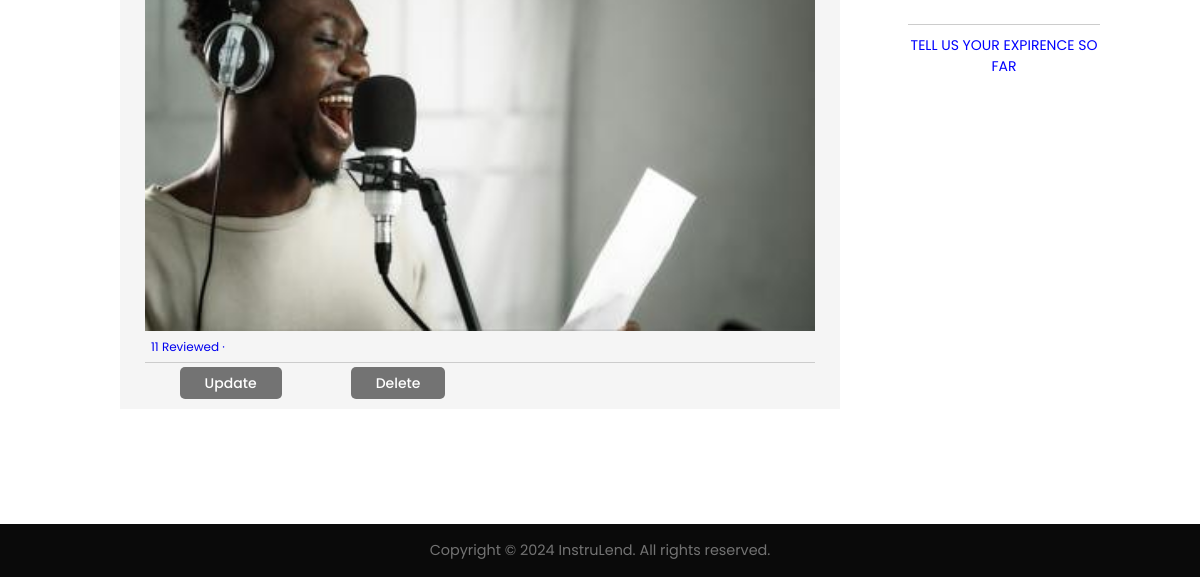
The app's page /home (signed in, lower part), older data.
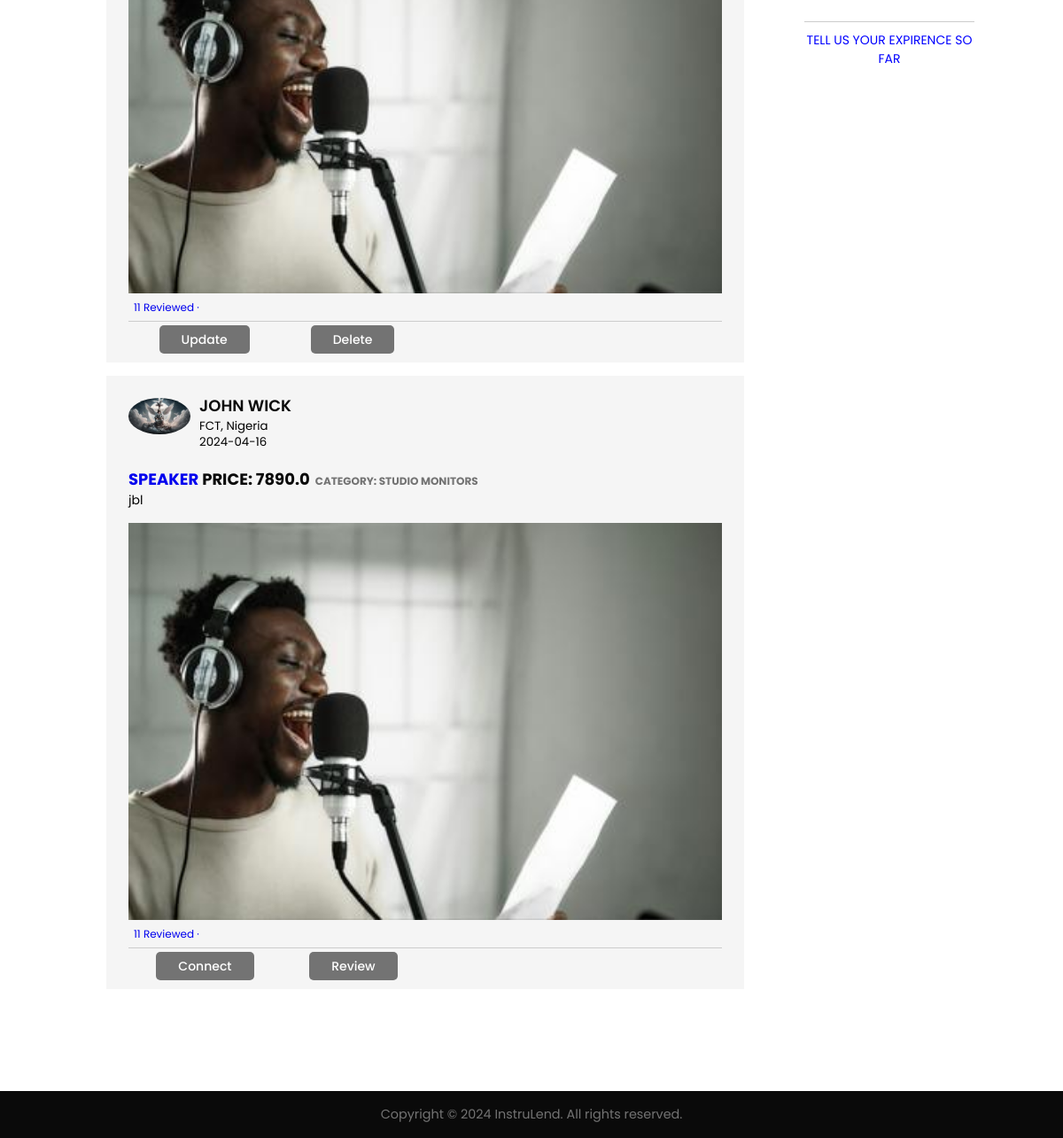
The same page, newer data.
### app/models.py (models this page shows, shortened)
class Post(db.Model):
    id = db.Column(db.Integer, primary_key=True)
    title = db.Column(db.String(50), nullable=False)
    description = db.Column(db.String(200), nullable=False)
    category = db.Column(db.String(100), nullable=False)
    price = db.Column(db.Float, nullable=False)
    city = db.Column(db.String(50), nullable=False)
    country = db.Column(db.String(10), nullable=False, default='Nigeria')
    date_posted = db.Column(db.DateTime, nullable=False, default=datetime.utcnow)
    image_file = db.Column(db.String(50), nullable=False)
    availability = db.Column(db.Boolean, nullable=False, default=True)
    user_id = db.Column(db.Integer, db.ForeignKey('user.id'), nullable=False)
    reviews = db.relationship('Review', backref='author2', lazy=True)
    rented = db.relationship('Agreement', backref='author5', lazy=True)

class User(db.Model, UserMixin):
    id = db.Column(db.Integer, primary_key=True)
    first_name = db.Column(db.String(100), nullable=False)
    last_name = db.Column(db.String(100), nullable=False)
    email = db.Column(db.String(255), unique=True, nullable=False)
    phone_number = db.Column(db.String(15), unique=True, nullable=False)
    city = db.Column(db.String(50))
    country = db.Column(db.String(10), nullable=False, default='Nigeria')
    password = db.Column(db.String(60), nullable=False)
    verification_number = db.Column(db.String(25), unique=True)
    verified_user = db.Column(db.Boolean, nullable=False, default=False)
    created_at = db.Column(db.DateTime, nullable=False, default=datetime.utcnow)
    image_file = db.Column(db.String(50), nullable=False, default='default.jpg')
    posts = db.relationship('Post', backref='author', lazy=True)
    reviews = db.relationship('Review', backref='author1', lazy=True)
    rented = db.relationship('Agreement', backref='author4', lazy=True)
    expirence = db.relationship('Expirence', backref='author6', lazy=True)
    chats_user1 = db.relationship('Chat', backref='user1', foreign_keys='Chat.user1_id', lazy=True)
    chats_user2 = db.relationship('Chat', backref='user2', foreign_keys='Chat.user2_id', lazy=True)
    message = db.relationship('Message', backref='author7', lazy=True)

### app/routes.py (the view)
@app.route("/home")
@login_required
def home():
    posts = Post.query.all()
    return render_template('home.html', posts=posts)

### app/models.py (called while the page is built)
@login_manager.user_loader
def load_user(user_id):
    return User.query.get(int(user_id))

### app/templates/home.html (shortened to what this page needs)
{% extends "base.html" %}
{% block content %}
  <div class="container-home">
    <div class="main-content">
      {% for post in posts %}
        <div class="post-container">
          <div class="post-author">
            <img src="{{ url_for('static', filename='images/profile_pic/' + post.author.image_file) }}" alt="">
            <div>
              <h1>{{ post.author.first_name }} {{ post.author.last_name }}</h1>
              <small>{{ post.city }}, {{ post.country }}</small>
              <small>{{ post.date_posted.strftime('%Y-%m-%d') }}</small>
            </div>
          </div>
          <h1><a href="{{ url_for('post', post_id=post.id) }}">{{ post.title }}</a>  Price: {{ post.price }}<span>category: {{ post.category }}</span></h1>
          <p>{{ post.description }}</p>
          <img src="{{ url_for('static', filename='images/post_pic/' + post.image_file) }}" width="100%">
          <div class="post-stats">
            <div>
              <span class="Reviewed"><a href="#">11 Reviewed &middot;</a></span>
            </div>
          </div>
          <div class="post-activity">
            {% if current_user.id != post.author.id %}
              <div><a href="{{ url_for('create_chat',  author_id=post.author.id) }}" id="chat-link-creator">Connect</a></div>
              <div><a href="#">Review</a></div>
            {% else %}
              <div><a href="#">Update</a></div>
              <div><a href="#">Delete</a></div>
            {% endif %}
          </div>
        </div>
      {% endfor %}
    </div>
    <div class="right-sidebar">
      <div class="review-us">
        <a href="{{ url_for('expirence') }}">Tell Us your Expirence so far</a>
      </div>
    </div>
  </div>
{% endblock %}

### app/templates/base.html (shortened to what this page needs)
<!DOCTYPE html>
<html lang="en">
  <head>
    <link rel="stylesheet" href="https://cdn.jsdelivr.net/npm/swiper@11/swiper-bundle.min.css"/>
    <link rel="stylesheet" href="https://cdnjs.cloudflare.com/ajax/libs/font-awesome/6.5.1/css/all.min.css" />
    <link href="https://cdn.jsdelivr.net/npm/remixicon@4.2.0/fonts/remixicon.css" rel="stylesheet"/>
    <link rel="stylesheet" href="https://cdnjs.cloudflare.com/ajax/libs/font-awesome/5.15.3/css/all.min.css">
    <link rel="stylesheet" href="https://pro.fontawesome.com/releases/v5.10.0/css/all.css">
    <link rel="stylesheet" href="{{ url_for('static', filename='css/index.css') }}">
    <link rel="stylesheet" href="{{ url_for('static', filename='css/styles.css') }}">
</head>
<body>
    <section>
      {% block content %}{% endblock %}
    </section>
    <footer class="footer">
      <div class="footer_bar">
          Copyright &copy; 2024 InstruLend. All rights reserved.
      </div>
  </footer>
</body>
</html>

### app/static/css/index.css (style rules this page uses)
:root { --text-dark: #0a0a0a; --text-light: #737373; --extra-light: #f5f5f5; --white: #ffffff; --max-width: 1200px; }
* { margin: 0; padding: 0; box-sizing: border-box; font-family: "Poppins", sans-serif; }
html, body { scroll-behavior: smooth; }
section { padding: 100px 120px; }
.footer { background-color: var(--text-dark); }
.footer_bar { padding: 1rem; font-size: 0.9rem; color: var(--text-light); text-align: center; }
.container-home { display: flex; flex-wrap: wrap; justify-content: space-between; }
.main-content { flex-basis: 75%; }
.right-sidebar { flex-basis: 20%; align-self: flex-start; position: sticky; top: 73px; }
.review-us { border-top: 1px solid #ccc; text-align: center; margin-top: 20px; margin-left: 20px; margin-right: -20px; }
.review-us a { color: blue; text-decoration: none; font-size: 14px; text-transform: uppercase; display: inline-block; margin: 10px 0; }
.post-container { background-color: #f5f5f5; padding: 20px 25px 5px; margin: 5px 0 15px; }
.post-author { display: flex; align-items: flex-start; margin-bottom: 20px; }
.post-author img { width: 70px; border-radius: 50%; margin-right: 10px; margin-top: 5px; }
.post-author h1 { font-size: 18px; font-weight: 600; color: var(--text-light); }
.post-author small { display: block; margin-bottom: -2px; }
.post-container h1 { font-size: 18px; color: var(--text-dark); text-transform: uppercase; }
.post-container h1 a { text-decoration: none; }
.post-container span { color: var(--text-light); font-size: 12px; margin-left: 6px; }
.post-container p { font-size: 14px; margin-bottom: 15px; }
.post-stats { display: flex; flex-wrap: wrap; align-items: center; justify-content: space-between; font-size: 12px; border-bottom: 1px solid #ccc; padding-bottom: 6px; }
.post-stats div { display: flex; align-items: center; }
.post-stats a { text-decoration: none; }
.post-activity { display: flex; align-items: center; justify-content: space-around; padding: 10px 0; font-size: 14px; font-weight: 500; width: 50%; }
.post-activity a { border-radius: 5px; background: var(--text-light); color: var(--white); padding: 6px 25px; text-decoration: none; margin: 5px 10px; overflow: hidden; transition: 0.3s ease; }

Row changes from the older to the newer data that the page shows:
added Post: image_file (placeholder picture), author.first_name "JOHN", author.last_name "WICK", city "FCT", country "Nigeria", date_posted "2024-04-16", title "SPEAKER", price "7890.0", category "STUDIO MONITORS", description "jbl", image_file (picture)
